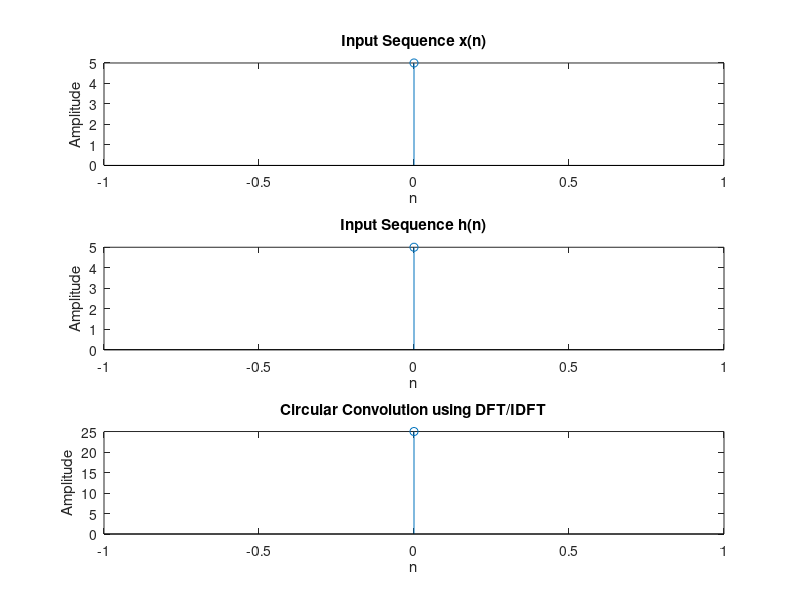

Write MATLAB code to recreate this figure.
clc;
clear all;
close all;

% Enter input sequences
x = input('Enter input sequence x(n): ');
h = input('Enter input sequence h(n): ');

% Make both sequences equal in length
N = max(length(x), length(h));

x = [x zeros(1, N-length(x))];
h = [h zeros(1, N-length(h))];

% Calculate DFT of both sequences
X = fft(x);
H = fft(h);

% Multiplication in frequency domain
Y = X .* H;

% Calculate IDFT
y = ifft(Y);

% Display results
disp('DFT of x(n):');
disp(X);

disp('DFT of h(n):');
disp(H);

disp('Circular Convolution using DFT and IDFT:');
disp(real(y));

% Plot sequences
subplot(3,1,1);
stem(0:N-1, x);
title('Input Sequence x(n)');
xlabel('n');
ylabel('Amplitude');

subplot(3,1,2);
stem(0:N-1, h);
title('Input Sequence h(n)');
xlabel('n');
ylabel('Amplitude');

subplot(3,1,3);
stem(0:N-1, real(y));
title('Circular Convolution using DFT/IDFT');
xlabel('n');
ylabel('Amplitude');
